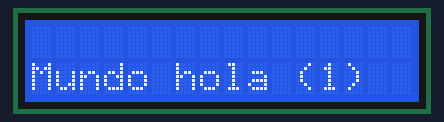
The sketch below on a simulated ESP32. Parts: 16×2 character LCD.

Above: at 0.1 s.
At 2.2 s:
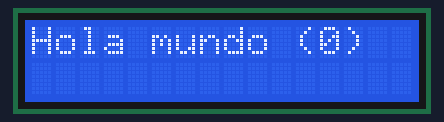

Measured:
- what the display in image 1 shows lasts 2.0 s, from 2.1 s to 4.1 s

The sketch:

p_lcd.ino
```cpp
#include <LiquidCrystal_I2C.h> // Necesaria para el lcd
#include <Wire.h> // Permite conectar los pines del interfaz I2C

LiquidCrystal_I2C lcd(0x27, 16, 2); // Crea objeto para lcd
//LiquidCrystal_I2C lcd(0x3F, 16, 2); // Crea objeto para lcd

byte turno; // Variable que selecciona fila a escribir

void setup() {
  turno = 1;
  Wire.begin(5, 4); // Use predefined PINS consts // conecta el I2C a pines 5 y 4
  lcd.setBacklight(HIGH); // Activa luz del fondo del lcd
  lcd.begin(16,2); // Inicia lcd indicando nº de columnas y filas
  lcd.home(); // Coloca el cursor en la esquina superior izquierda del lcd
  lcd.setCursor(0,1); // Posiciona el cursor en lcd (col 1 y fila 0)
  lcd.print("Mundo hola (1)"); // Muestra texto en posicion actual del cursor
}

void loop() {
  lcd.clear(); // limpia el lcd
  if (turno==1) {
    lcd.setCursor(0,1); // Posiciona el cursor en fila 1
    lcd.print("Mundo hola (1)"); // Muestra texto en posicion cursor
    turno = 0; // Actualizar variable de cambio de fila
  } else {
    lcd.setCursor(0,0); // Posiciona el cursor en fila 0
    lcd.print("Hola mundo (0)"); // Muestra texto en posicion cursor
    turno = 1; // Actualizar variable de cambio de fila
  }
  delay(2000);
}
```
